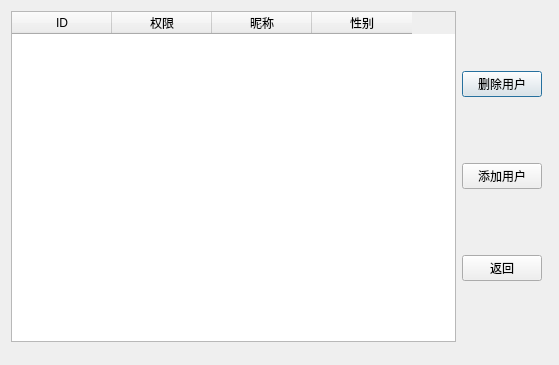
<?xml version="1.0" encoding="UTF-8"?>
<ui version="4.0">
 <class>UserDialog</class>
 <widget class="QDialog" name="UserDialog">
  <property name="geometry">
   <rect>
    <x>0</x>
    <y>0</y>
    <width>559</width>
    <height>365</height>
   </rect>
  </property>
  <property name="windowTitle">
   <string>Dialog</string>
  </property>
  <widget class="QWidget" name="">
   <property name="geometry">
    <rect>
     <x>11</x>
     <y>11</y>
     <width>531</width>
     <height>331</height>
    </rect>
   </property>
   <layout class="QHBoxLayout" name="horizontalLayout">
    <item>
     <widget class="QTableWidget" name="tableWidget">
      <column>
       <property name="text">
        <string>ID</string>
       </property>
      </column>
      <column>
       <property name="text">
        <string>权限</string>
       </property>
      </column>
      <column>
       <property name="text">
        <string>昵称</string>
       </property>
      </column>
      <column>
       <property name="text">
        <string>性别</string>
       </property>
      </column>
     </widget>
    </item>
    <item>
     <layout class="QVBoxLayout" name="verticalLayout">
      <item>
       <widget class="QPushButton" name="delButton">
        <property name="text">
         <string>删除用户</string>
        </property>
       </widget>
      </item>
      <item>
       <widget class="QPushButton" name="addButton">
        <property name="text">
         <string>添加用户</string>
        </property>
       </widget>
      </item>
      <item>
       <widget class="QPushButton" name="backButton">
        <property name="text">
         <string>返回</string>
        </property>
       </widget>
      </item>
     </layout>
    </item>
   </layout>
  </widget>
 </widget>
 <resources/>
 <connections/>
</ui>
